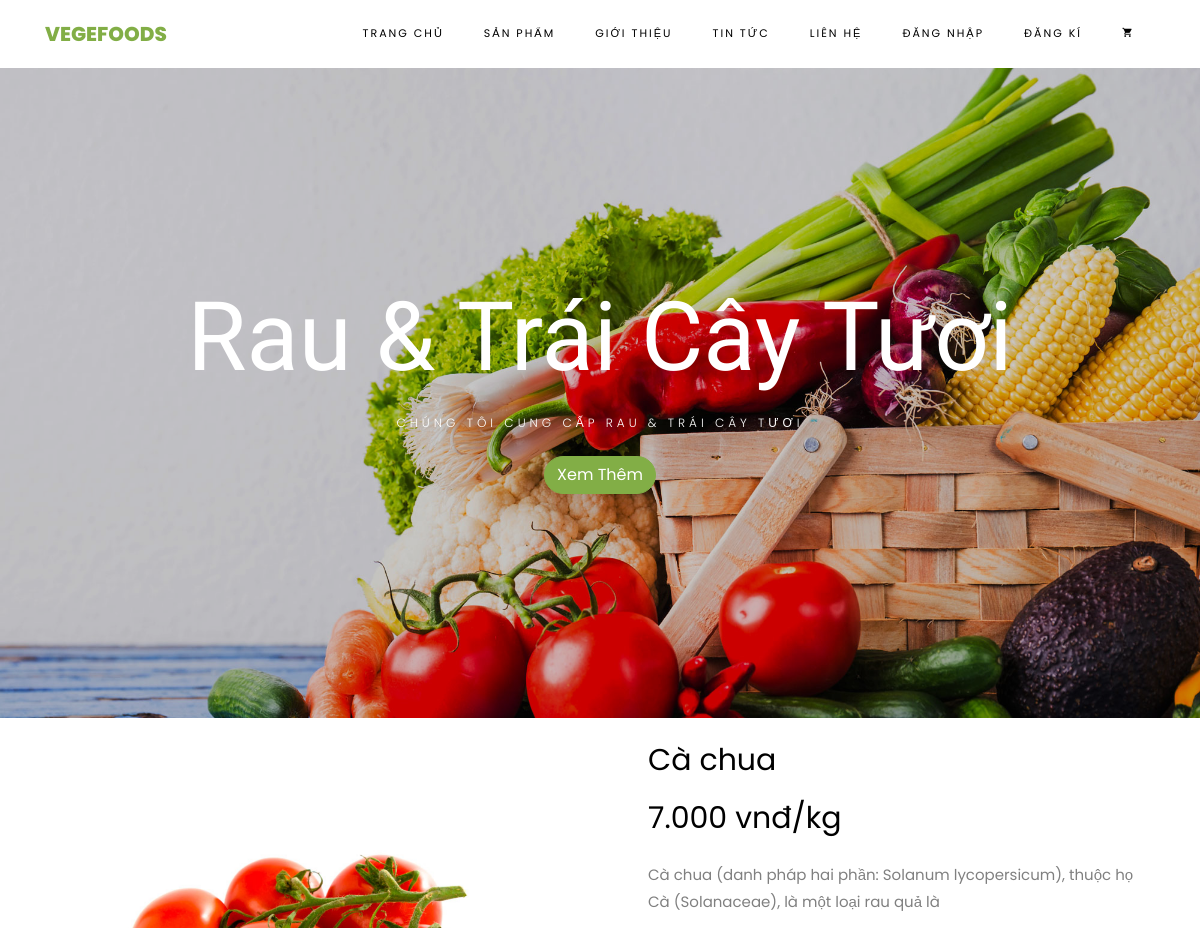
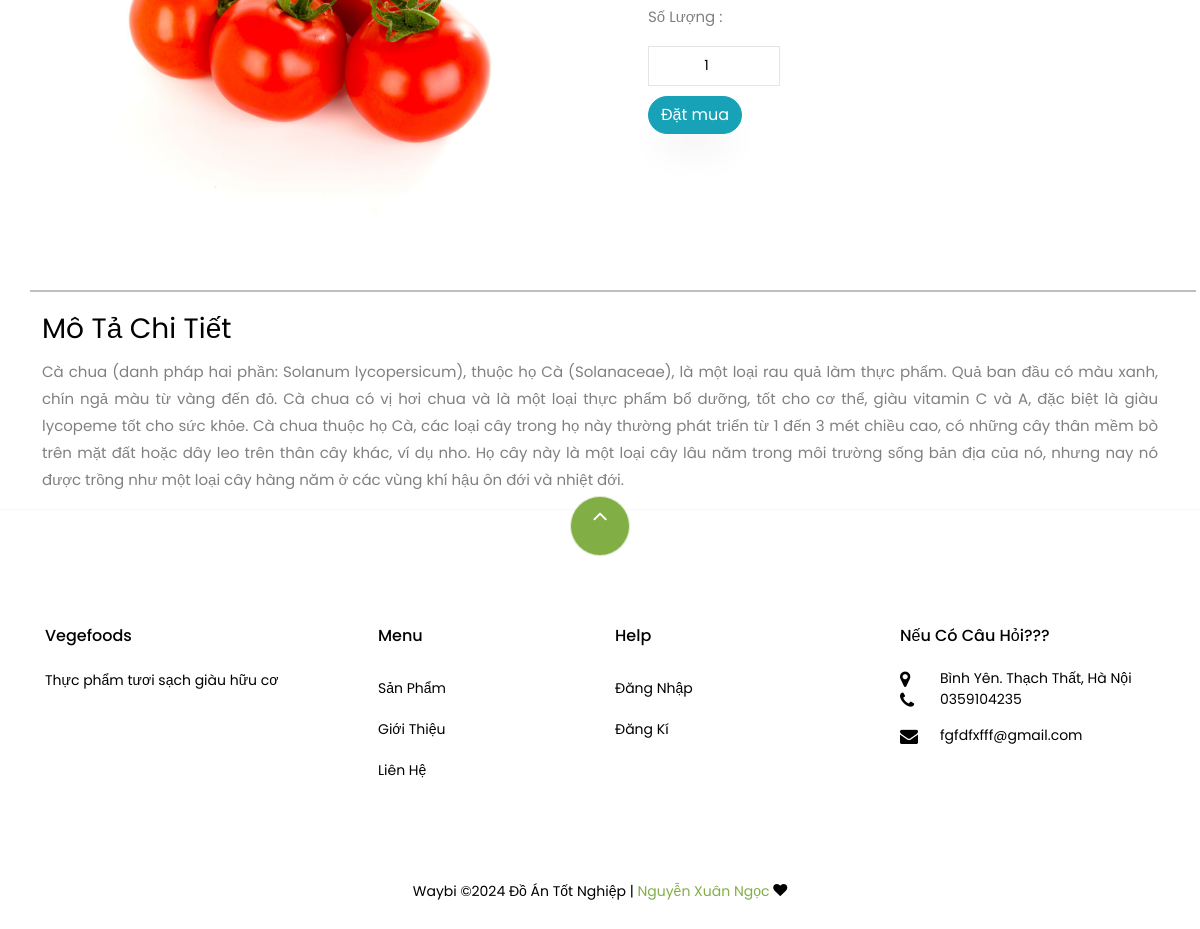
Screenshot of /?rq=chitiet&id=5 with the database file from the repository (2 pictures, top to bottom).
### tables this page shows
CREATE TABLE `sanpham` (
  `id` int(11) NOT NULL,
  `idloai` int(11) NOT NULL,
  `tensp` varchar(50) NOT NULL,
  `anhsp` varchar(120) NOT NULL,
  `mota` varchar(100) NOT NULL,
  `chitietsp` longtext NOT NULL,
  `giasp` int(11) NOT NULL
);

### views/chitietsp.php (the view)
<?php
if (isset($_GET['id'])) {
	$id=$_GET['id'];
	$query="select*from sanpham where id=$id";
	$item=mysqli_fetch_array($connect->query($query));
}
?>
	<div class="container">
		<div class="row">
			<div class="col-lg-6 mb-5 ftco-animate">
				<a href="images/<?=$item['anhsp']?>" class="image-popup"><img src="images/<?=$item['anhsp']?>" class="img-fluid" alt="Colorlib Template"></a>
			</div>
			<div class="col-lg-6 product-details pl-md-5 ftco-animate">
				<h3><?=$item['tensp']?></h3>
				<p class="price"><span><?=number_format($item['giasp'],0,',','.')?> vnđ/kg</span></p>
				<p><?=$item['mota']?>
			</p>
			<form action="?rq=cart&action=add&id=<?=$item['id']?>" method="POST">
				<label class="form-group">Số Lượng :</label>
				<input style="width:26%;margin-bottom: 10px;" value="1" type="number" name="sl" class="form-control">
				<input type="submit" value="Đặt mua" class="btn btn-info">
			</form>
		</div>
	<hr style="border: 1.5px solid black;">
	<div class="">
		<h3>Mô Tả Chi Tiết</h3>
		<div class="text-justify"><?=$item['chitietsp']?></div>
	</div>
	</div>
</div>

### rows the page displays
sanpham: anhsp (picture), tensp "Cà chua", giasp "7.000", mota "Cà chua (danh pháp hai phần: Solanum lycopersicum), thuộc họ Cà (Solanaceae), là một loại rau quả là", chitietsp "Cà chua (danh pháp hai phần: Solanum lycopersicum), thuộc họ Cà (Solanaceae), là một loại rau quả làm thực phẩm. Quả ban đầu có màu xanh, chín ngả màu từ vàng đến đỏ. Cà chua có vị hơi chua và là một loại thực phẩm bổ dưỡng, tốt cho cơ thể, giàu vitamin C và A, đặc biệt là giàu lycopeme tốt cho sức khỏe. Cà chua thuộc họ Cà, các loại cây trong họ này thường phát triển từ 1 đến 3 mét chiều cao, có những cây thân mềm bò trên mặt đất hoặc dây leo trên thân cây khác, ví dụ nho. Họ cây này là một loại cây lâu năm trong môi trường sống bản địa của nó, nhưng nay nó được trồng như một loại cây hàng năm ở các vùng khí hậu ôn đới và nhiệt đới."
